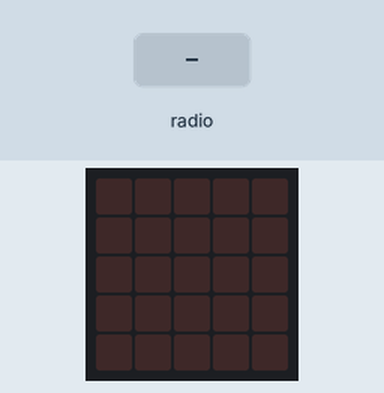
Recording of a program running on a simulated BBC micro:bit (MakeCode). Shown: the board's 5×5 LED display. The inputs (shaded band) are chosen by the test bench.

Above: at 1.2 s.
1.3 s: radio message "0" arrives
At 1.9 s:
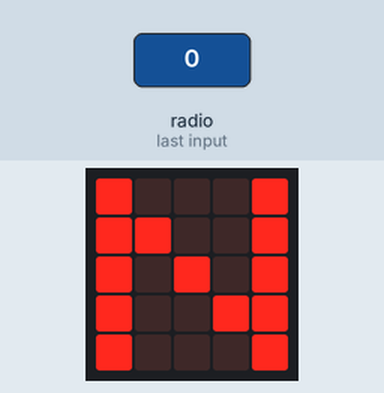
2.8 s: radio message "Help" arrives
At 4.0 s:
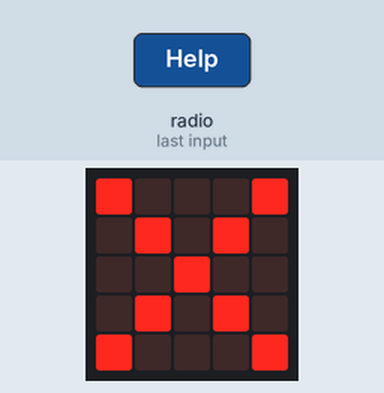
4.3 s: radio message "Cancel" arrives
At 5.3 s:
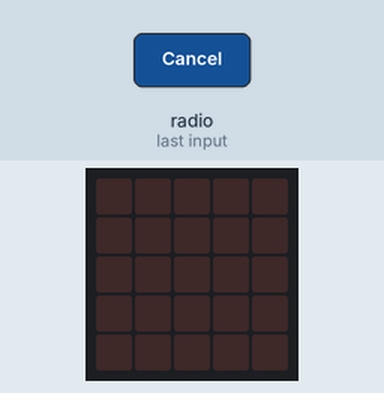
5.8 s: radio message "100" arrives
At 6.5 s:
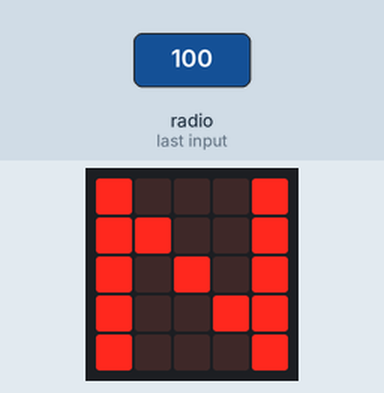
Timing chart, 0 to 8.3 s (numbered marks = the images above; inputs shaded):
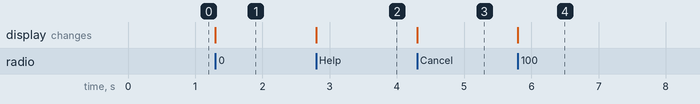

The program:

ms_gateway.py
```python
#Function to determine whether it is daytime or nightime, depending on light level
def on_received_number(receivedNumber):
    global day_night
    if receivedNumber >= 0 and receivedNumber <= 100:
        day_night = 0
        if showDN == 1:
            basic.show_string("N")
    else:
        day_night = 1
        if showDN == 1:
            basic.show_string("D")
radio.on_received_number(on_received_number)

#Function to alert admin if a user needs help
def on_received_string(receivedString):
    global help2, last_move_time, inactive
    if receivedString == "Help":
        help2 = 1
    elif receivedString == "Cancel":
        basic.clear_screen()
        help2 = 0
    if receivedString == "Motion Detected":
        last_move_time = running_time_in_secs
        if inactive == 1:
            inactive = 0
            basic.clear_screen()
radio.on_received_string(on_received_string)

running_time_in_secs = 0
help2 = 0
day_night = 0
inactive = 0
last_move_time = 0
showDN = 0
radio.set_transmit_power(7)
radio.set_group(1)
showDN = 1
last_move_time = 0
inactive = 0

#Function to show whether it is daytime or nighttime
def on_forever():
    global showDN
    if help2 == 1: #Don't show day or night if user needs help
        showDN = 0
    elif day_night == 0: #Show night time
        showDN = 1
    if day_night == 1 and inactive == 1: #Don't show D/N if the user has been inactive for too long in the daytime
        showDN = 0
    if help2 == 0 and inactive == 0: #if the user is fine, just show D/N
        showDN = 1
basic.forever(on_forever)

#Code to display on microbit screen if user needs help/has been inactive
def on_forever2():
    if help2 == 1 and inactive == 1 and day_night == 1:
        basic.show_icon(IconNames.NO)
        basic.pause(250)
        basic.show_icon(IconNames.SMALL_DIAMOND)
        basic.pause(250)
    elif help2 == 1:
        basic.show_icon(IconNames.NO)
    elif inactive == 1 and day_night == 1:
        basic.show_icon(IconNames.SMALL_DIAMOND)
        basic.pause(500)
basic.forever(on_forever2)

#Code to determine how long user has been inactive
def on_forever3():
    global inactive, last_move_time
    if day_night == 0:
        inactive = 0
        last_move_time = running_time_in_secs
    elif running_time_in_secs - last_move_time >= 5:
        inactive = 1
basic.forever(on_forever3)

def on_forever4():
    global running_time_in_secs
    running_time_in_secs = Math.round(input.running_time()) / 1000
    basic.pause(1000)
basic.forever(on_forever4)
```

Measured:
- after the input at 1.3 s, the display: changes at once (image 1)
- after the input at 2.8 s, the display: changes at once (image 2)
- after the input at 4.3 s, the display: changes at once (image 3)
- after the input at 5.8 s, the display: changes at once (image 4)
